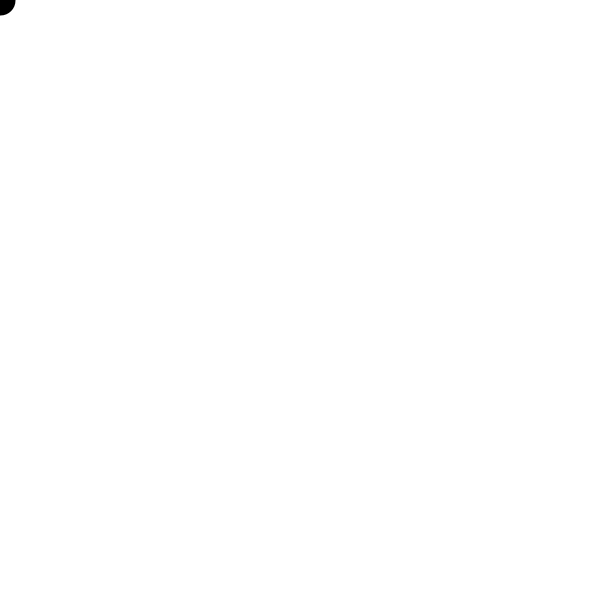
Frame 1 (no input)
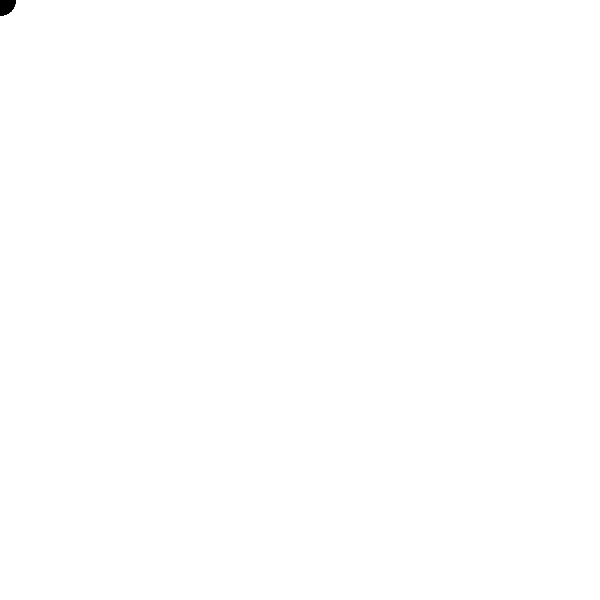
Frame 60 (the mouse pressed at the canvas centre just before this capture)
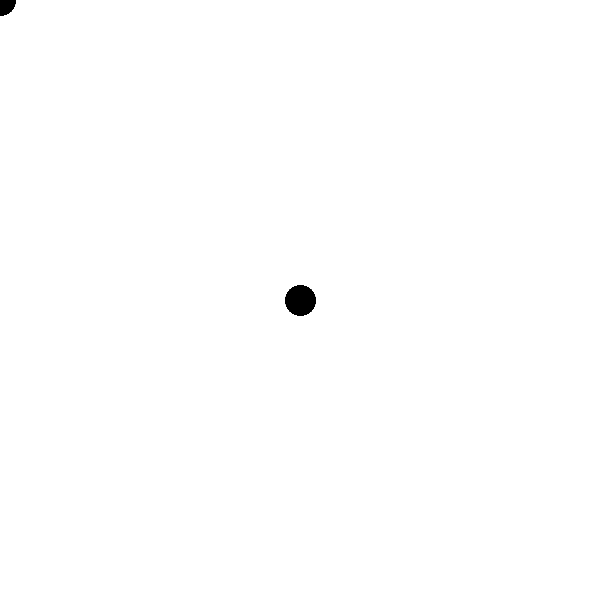
Frame 120 (the mouse held since frame 60 and released just before this capture)

The Processing sketch that drew these frames (run headless with seeded random() and noise(); from frame 60 on, the mouse is pressed at the canvas centre):

// Processing sketch: processing_122739
// ── processing_122739.pde



void setup(){
  size(600,600);
  background(255);
  strokeWeight(30);
}

void draw(){
 line(mouseX,mouseY,mouseX,mouseY);
}

void mouseClicked() {
  stroke(#ffffff);
  strokeWeight(30);
  point(mouseX, mouseY);
}
